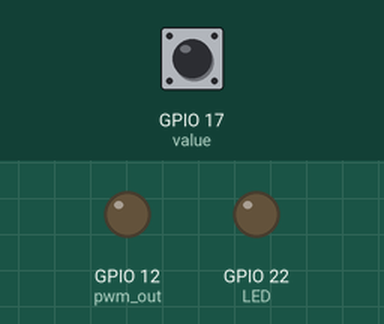
Simulated run of this program. Board: Raspberry Pi (BCM pin numbers). Shown: output pins drawn as LEDs (lit = HIGH). The inputs (shaded band) are chosen by the test bench; at power-on: GPIO 17 (value) LOW. What the program prints to the terminal is not drawn.

Above: at 1.2 s.
1.3 s: GPIO 17 (value) pulled HIGH for 0.15 s
At 1.39 s:
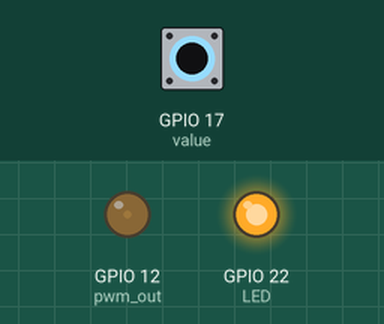
2.9 s: GPIO 17 (value) pulled HIGH for 3.2 s
At 7.2 s:
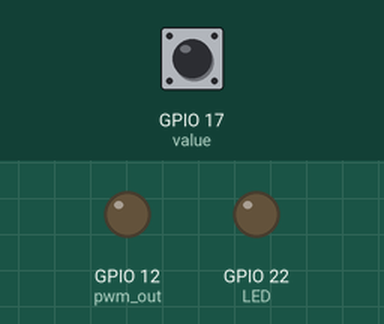
Timing chart, 0 to 8.7 s (numbered marks = the images above; inputs shaded):
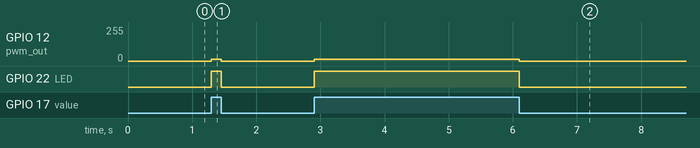

Measured:
- after the input at 1.3 s, GPIO 12 (pwm_out): 0/255 → 13/255 at once, → 0/255 0.15 s later; GPIO 22 (LED): LOW → HIGH at once, → LOW 0.15 s later
- after the input at 2.9 s, GPIO 12 (pwm_out): 0/255 → 13/255 at once, → 0/255 3.2 s later; GPIO 22 (LED): LOW → HIGH at once, → LOW 3.2 s later

The program:

GPIO.py
```python
import RPi.GPIO as GPIO

IN = 17
LED = 22
PWM = 12

HIGH = True
LOW = False

try:
    GPIO.setmode(GPIO.BCM)      # GPIO番号指定

    GPIO.setup(IN, GPIO.IN, pull_up_down=GPIO.PUD_DOWN)     # 入力指定
    GPIO.setup(LED, GPIO.OUT)   # 出力指定
    GPIO.setup(PWM, GPIO.OUT)
    pwm_out = GPIO.PWM(PWM, 1000)
    pwm_out.start(0)

    while True:
        value = GPIO.input(IN)
        if value == HIGH:
            GPIO.output(LED, HIGH)
            pwm_out.ChangeDutyCycle(5)
        elif value == LOW:
            GPIO.output(LED, LOW)
            pwm_out.ChangeDutyCycle(0)
        print(value)   # ピンの電圧状態を表示する

finally:
    pwm_out.stop()       # PWM出力を停止する
    GPIO.cleanup()   # GPIO設定をリセット
```
